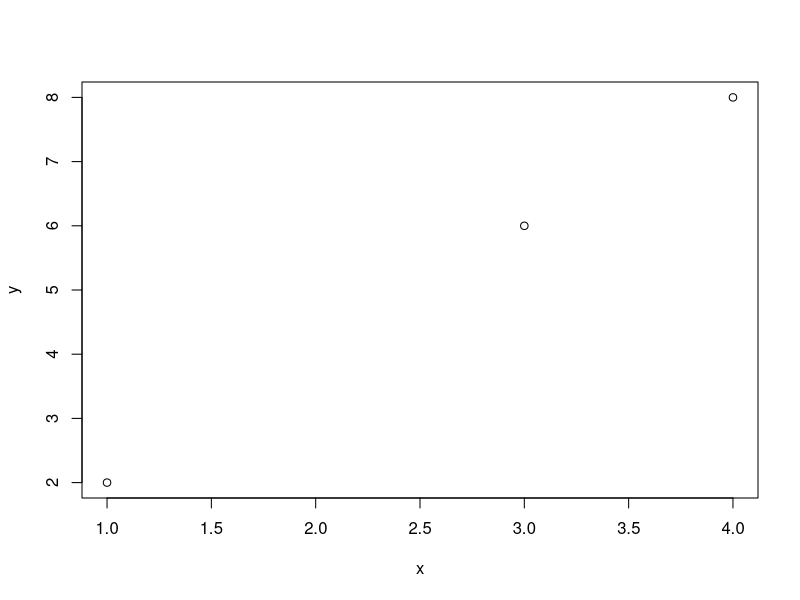
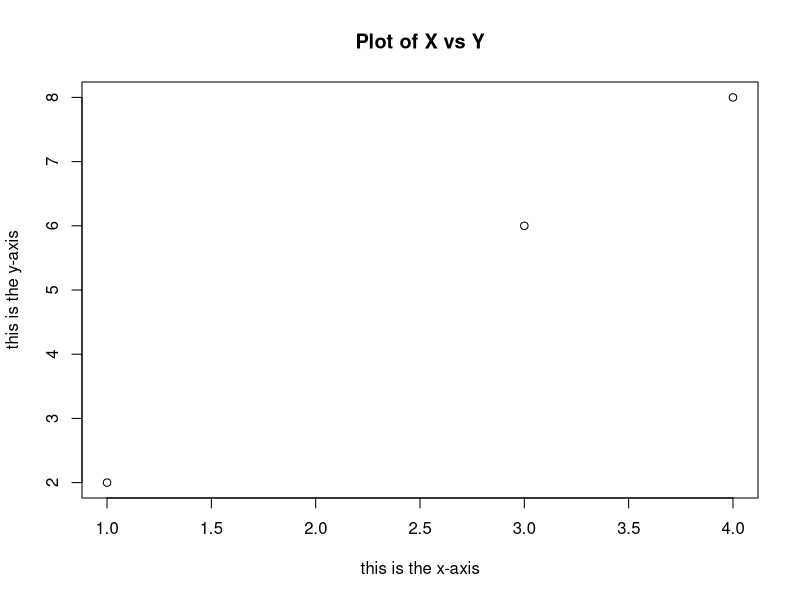
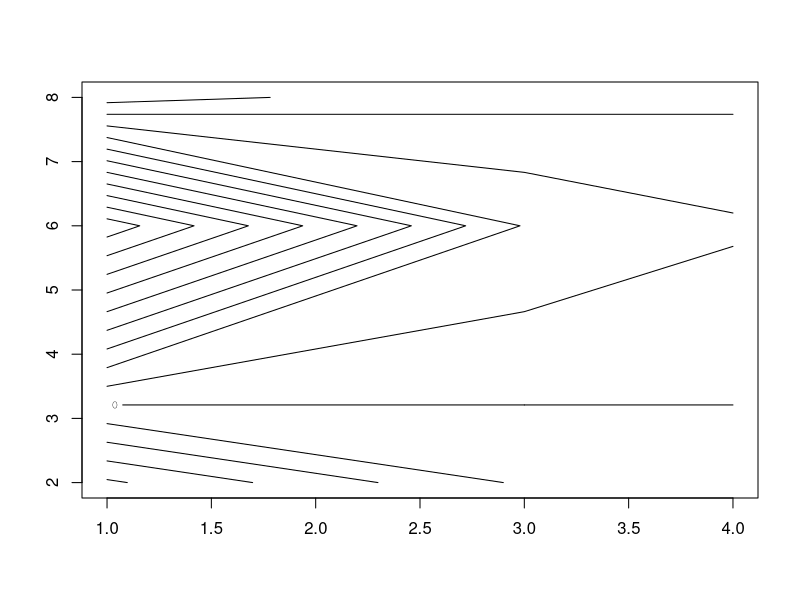
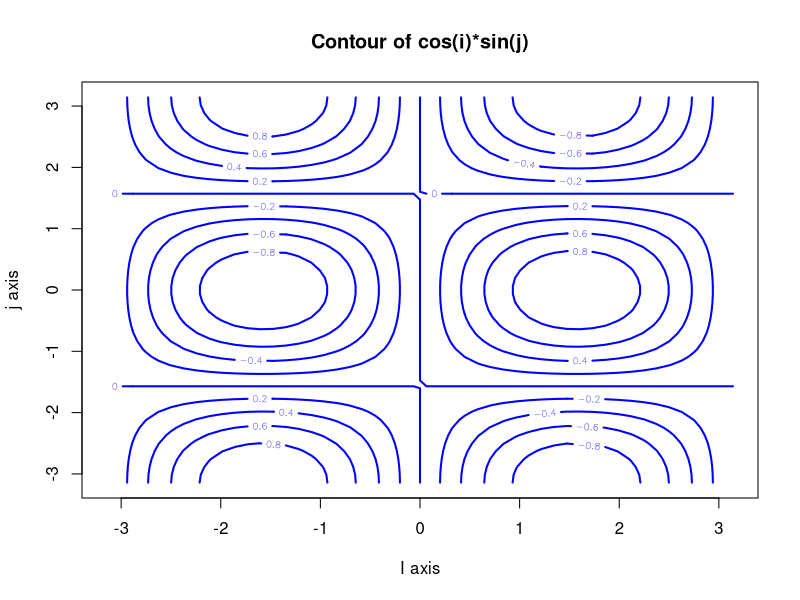
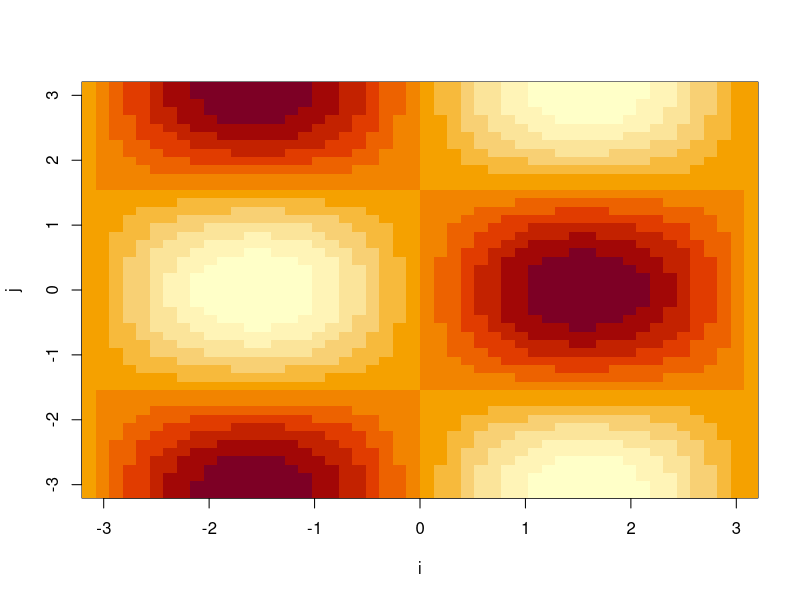
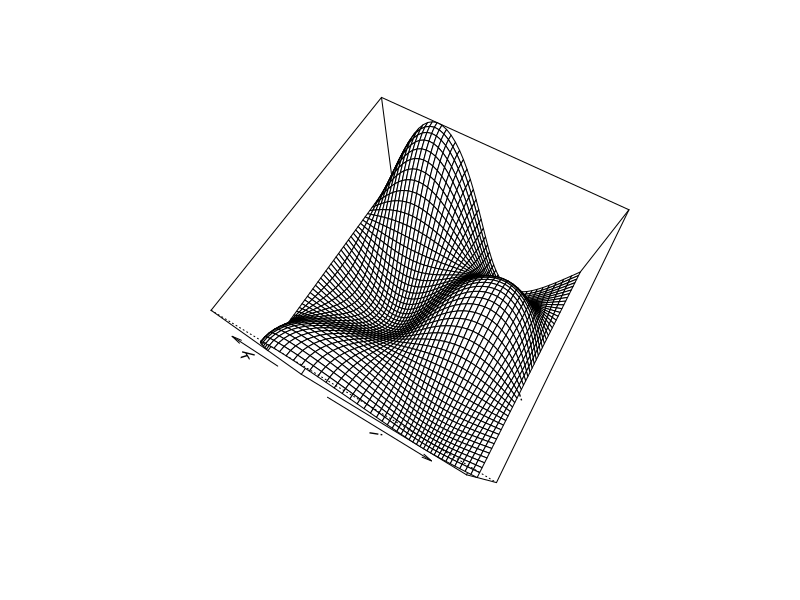
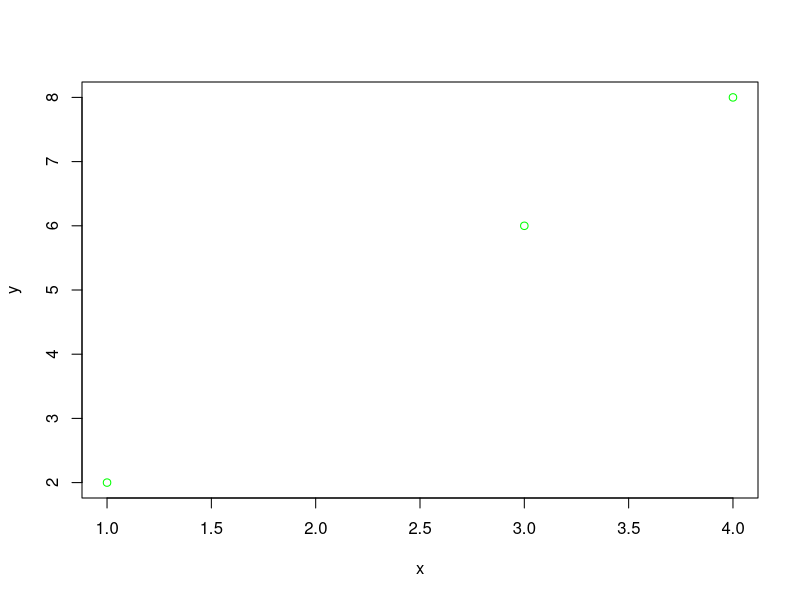

These figures' R source, in order:
#BASIC COMMANDS 
#vectors 
x = c(1, 3, 4)
y = c(2, 6, 8)

#if x and y are the same length, we can add it and it will add the first number from x to the first number from y, and so on.
x+y

ls() #shows everything that we have now 
#rm(x, y) #deletes something we don't need OR use rm(list=ls()) to delete everything

a = matrix (data=c(1,2,3,4), nrow=2, ncol=2, byrow=TRUE) #or just matrix(c(1,2,3,4) ,2,2)
a
#because of byrow=TRUE it numerates like 1st row, then 2nd row. As default it makes it by columns

sqrt(a) #returns matrix with sqrt of each value 
a^2 #returns matrix with each value being in the power of 2

c = rnorm(50) #by default creates standard normal random variables with a mean of 0 and a standard deviation of 1; 50 is sample size
d = rnorm(50, mean=50, sd=.1) #the mean and standard deviation can be altered using the mean and sd arguments
cor(c, d) #shows correlation between them 

set.seed(3) #this command allows us to generate the same random number each time we generate random number
e = rnorm(5)

mean(e) #compute the mean of vector e
var(e) #computes the дисперсия (variance) of vector e 
sqrt(var(e)) #= sd(e) which is standard deviation


# GRAPHICS 
plot(x, y) #plots basic scatterplot of numerbs in x vs y
plot(x,y,xlab="this is the x-axis",ylab="this is the y-axis",
     main="Plot of X vs Y") #this will give names to the axis and to the scatterplot overall

#this allows to save the plot as a file. Now I have a fugure.pdf with this graph in green. I can also save it as jpeg()
pdf("Figure.pdf")
plot(x,y, col="green")
dev.off() #indicates that we are done with creating the plot 

f = seq(1, 10) #makes sequence of integers from 1 to 10 OR just write f=1:10
g = seq(1, 2, length=10) #makes a sequence of 10 numbers that are equally spaced between 0 and 1

h = outer(x,y,function (x,y)cos(y)/(1+x^2))
contour(x,y,h) #more sophisticated graphs

# 1) Define grid
i <- seq(-pi, pi, length = 50)
j <- seq(-pi, pi, length = 50)

# 2) Compute heights: e.g. z = cos(x)*sin(y)
k <- outer(j, i, function(j, i) cos(i) * sin(j)) #this returns a matrix where values are products of cosi*sinj
#     note: outer rows correspond to j, columns to i

# 3) Plot contours
contour(i, j, k,
        levels = seq(-1, 1, by = 0.2),
        drawlabels = TRUE,
        col = "blue",
        lwd = 2,
        xlab = "I axis",
        ylab = "j axis",
        main = "Contour of cos(i)*sin(j)")
image(i, j, k) #produces heatmap 
persp(i, j, k, theta =30, phi=70 ) #produces 3dimensional plot and theta and phi help control the angles through which the plot is viewed 

#INDEXING DATA
A = matrix(1:16, 4, 4)
A[2,3] #this works just as usual matrix, it shows 2nd row and 3rd column
A[c(1,3), c(2,4)] #it is like 1;2, 1;4, and 3;2, 3;4
A[1:3,2:4] #1;2, 2;2, 3;2 and so on 
A[1:2,] #take rows 1 to 2 and every column 
A[-c(1,3),] #keep everything except those indicated in the index because of - sign
dim(A) #outputs the number of rows and columns of given matrix 








